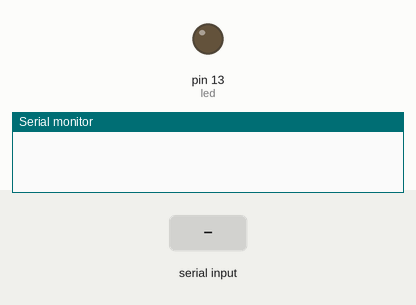
Recording of a sketch running on a simulated Arduino Uno, built with avr-gcc and run on an emulated ATmega328P. Shown: output pins drawn as LEDs (lit = HIGH), the last lines printed to the serial monitor. The test bench sets the inputs (shaded band).

Above: at 1.2 s.
1.3 s: "LED1ON" received over Serial
At 2.7 s:
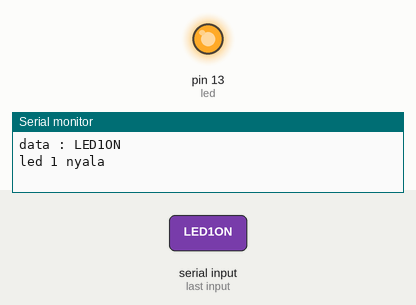
3.8 s: "LED1OFF" received over Serial
At 5.9 s:
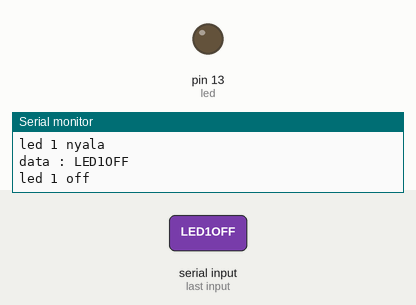
Timing chart, 0 to 7.4 s (numbered marks = the images above; inputs shaded):
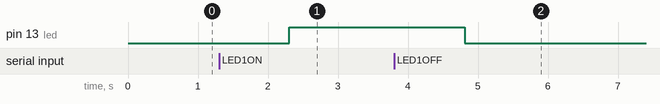

The sketch:

serialinput.ino
```cpp
String data="";
int led=13;

void setup() {
  Serial.begin(9600); // Inisialisasi komunikasi serial dengan baud rate 9600
  pinMode(led, OUTPUT);
}

void loop() {
  if(Serial.available()){
    data=Serial.readString();
    data.trim();
    Serial.println("data : "+data);
    if(data == "LED1ON"){
      Serial.println("led 1 nyala");
      digitalWrite(led, HIGH);
    }
    else if(data == "LED1OFF"){
      Serial.println("led 1 off");
      digitalWrite(led, LOW);
    }
    else{
      Serial.println("not found "+data);
    }
  }
}
```

Measured:
- after the input at 1.3 s, pin 13 (led): LOW → HIGH after 1.0 s
- after the input at 3.8 s, pin 13 (led): HIGH → LOW after 1.0 s
